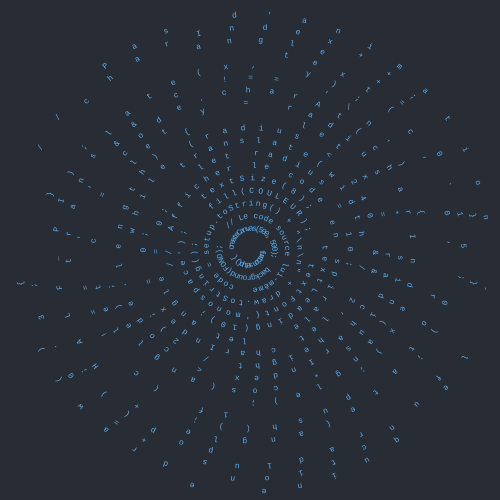
Frame 1 (no input)
Frame 60 (no input): identical to frame 1, image omitted
Frame 120 (the mouse pressed at the canvas centre since frame 60): identical to frame 1, image omitted

The p5.js sketch that drew this single still picture (run headless with seeded random() and noise() and a simulated clock; from frame 60 on, the mouse is pressed at the canvas centre):

// p5.js sketch
// ── sketch.js
// GENUARY 11 - Quine
// Le code s'affiche lui-même visuellement

let code;
let FOND = "#282c34";
let COULEUR = "#61afef";

function setup() {
  createCanvas(500, 500);
  background(FOND);

  // Le code source lui-même
  code = setup.toString() + "\n\n" + draw.toString();

  fill(COULEUR);
  textFont('monospace');
  textSize(8);
  textLeading(10);

  // Afficher le code en spirale
  let angle = 0;
  let radius = 10;
  let charIndex = 0;

  translate(width / 2, height / 2);

  while (radius < 240 && charIndex < code.length) {
    let x = radius * cos(angle);
    let y = radius * sin(angle);

    let c = code.charAt(charIndex);
    if (c !== ' ' && c !== '\n') {
      push();
      translate(x, y);
      rotate(angle + HALF_PI);
      text(c, 0, 0);
      pop();
    }

    angle += 0.15;
    radius += 0.3;
    charIndex++;
  }
}

function draw() {
  // Pas d'animation - le quine est statique
}
